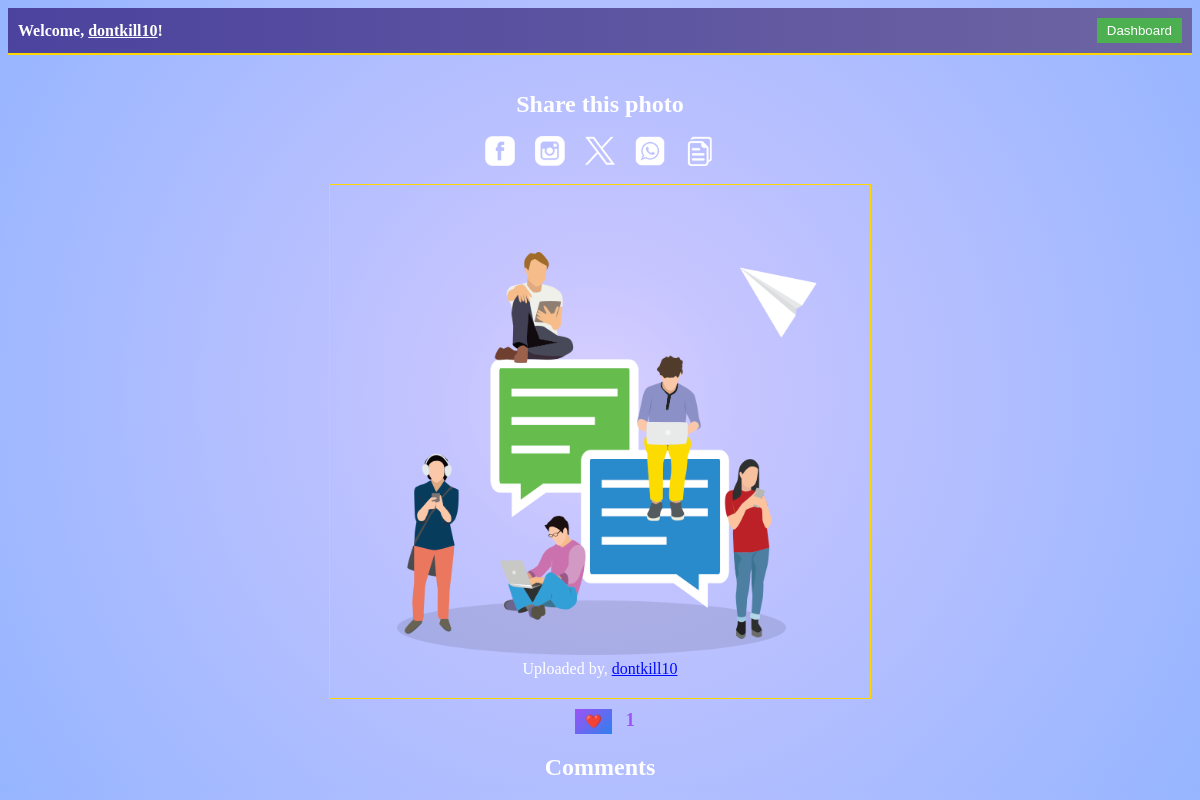
The page /photo/1 (signed in) on the database its author committed.
### main.py (models this page shows, shortened)
class User(db.Model, UserMixin):
    id = db.Column(db.Integer, primary_key=True)
    username = db.Column(db.String(80), unique=True, nullable=False)
    password = db.Column(db.String(120), nullable=False)
    email = db.Column(db.String(120), unique=True, nullable=False)
    profile_photo = db.Column(db.String(255))  # Add this line
    profile_photos = db.Column(db.String(1000))  # Store a list of filenames
    likes = db.relationship("Like", backref="user", lazy=True)
    reputation = db.Column(db.Integer, default=0)
    last_given_reputation_timestamp = db.Column(db.DateTime, default=None)
    reputation_given_count = db.Column(db.Integer, default=0)
    coins = db.Column(db.Integer, default=10)  # Initialize coins to 10
    selected_border_color = db.Column(db.String(20))  # Store the selected border color
    selected_username_color = db.Column(
        db.String(7)
    )  # Store color as a hex string (e.g., "#RRGGBB")
    selected_username_comment = db.Column(db.String(7))  # Store color for comment
    uploaded_photo_count = db.Column(db.Integer, default=0)  # Initialize with 0
    trivia_score = db.Column(
        db.Integer, default=0
    )  # Add this line to store the trivia score
    has_purchased_border_width = db.Column(db.Boolean, default=False)
    selected_border_width = db.Column(
        db.Integer, default=1
    )  # Default border width is 1px
    last_seen = db.Column(db.DateTime, default=datetime.utcnow)
    reset_token = db.Column(db.String(100), nullable=True)
    followers = db.relationship(
        "User",
        secondary="followers",
        primaryjoin="User.id==followers.c.followee_id",
        secondaryjoin="User.id==followers.c.follower_id",
        backref="following",
    )
    friends = relationship(
        "User",
        secondary="friendship",
        primaryjoin=id == Friendship.user_id,
        secondaryjoin=id == Friendship.friend_id,
    )

class Photo(db.Model):
    id = db.Column(db.Integer, primary_key=True)
    filename = db.Column(db.String(255), nullable=False)
    user_id = db.Column(db.Integer, db.ForeignKey("user.id"), nullable=False)
    user = db.relationship("User", backref=db.backref("photos", lazy=True))
    likes = db.relationship(
        "Like", backref="photo", lazy=True, cascade="all, delete-orphan"
    )
    comments = db.relationship(
        "Comment", backref="photo_ref", lazy=True, cascade="all, delete-orphan"
    )
    border_color = db.Column(
        db.String(20)
    )  # Store the border color associated with the photo
    border_width = db.Column(db.Integer)

### main.py (the view)
@app.route("/photo/<int:photo_id>")
@login_required
def view_photo(photo_id):
    photo = Photo.query.get(photo_id)
    if photo:
        comments = Comment.query.filter_by(photo_id=photo_id).all()
        return render_template("photo.html", photo=photo, comments=comments)
    else:
        flash("Photo not found.", "error")
        return redirect(url_for("dashboard"))

### main.py (called while the page is built)
@login_manager.user_loader
def load_user(user_id):
    return User.query.get(int(user_id))

@app.before_request
def update_last_seen():
    if current_user.is_authenticated:
        current_user.last_seen = datetime.now(timezone.utc)
        db.session.commit()

### templates/photo.html (shortened to what this page needs)
<!DOCTYPE html>
<html lang="en">
<head>
    <link rel="stylesheet" type="text/css" href="/static/photo.css">
    <link rel="stylesheet" href="{{ url_for('static', filename='dashboard.css') }}">
</head>
<body>
    <div class="navbar">
      <span>Welcome, <span class="username" id="user-username" data-selected-color="{{ current_user.selected_color }}" onclick="window.location.href='{{ url_for('profile') }}'">{{ current_user.username }}</span>! </span>
      <button class="dashboard-button" onclick="window.location.href='{{ url_for('dashboard') }}'">Dashboard</button>
    </div>
    <br><br>
    <center>
        <h2>Share this photo</h2><br>
   <div class="share-buttons">
        <a href="#" onclick="shareFacebook()">
            <img src="/static/social-images/facebook-icon.png" alt="Share on Facebook">
        </a>
        <a href="#" onclick="shareInstagram()">
            <img src="/static/social-images/instagram-icon.png" alt="Share on Instagram">
        </a>
        <a href="#" onclick="shareTwitter()">
            <img src="/static/social-images/twitter-icon.png" alt="Share on Twitter">
        </a>
        <a href="#" onclick="shareWhatsApp()">
            <img src="/static/social-images/whatsapp-icon.png" alt="Share on WhatsApp">
        </a>
        <a href="#" onclick="copyToClipboard()">
            <img src="/static/social-images/copy-icon.png" alt="Copy Link to Clipboard">
        </a>
    </div>
        <br>
<div class="photo-container">
    <img src="{{ url_for('static', filename='uploads/' + photo.filename) }}" alt="Photo" data-username-color="{{ photo.user.selected_username_color }}" style="{{ photo.user.selected_border_color if photo.user.selected_border_color else 'gold' }}; max-width: 500px; max-height: 500px;">
    <p>Uploaded by, <a href="{{ url_for('user_profile', username=photo.user.username) }}" class="username-color" style="color: {{ photo.user.selected_username_color if photo.user.selected_username_color else 'white' }}">{{ photo.user.username }}</a></p>
</div>
    <form method="POST" action="{{ url_for('like_photo', photo_id=photo.id) }}" id="like-form">
        <button type="submit" class="like-button" data-photo-id="{{ photo.id }}" data-liked="{{ photo.is_liked_by_current_user }}">
            {% if photo.is_liked_by_current_user %} ❤️ {% else %} ❤️ {% endif %}
        </button>
        <span class="like-count">{{ photo.likes|length }}</span>
    </form>
    <div class="comments-container">
        <h2>Comments</h2>
    </div>
        </center>
</body>
</html>

### static/photo.css (style rules this page uses)
.dashboard-button { background-color: #4caf50; color: #fff; border: none; padding: 5px 10px; cursor: pointer; }
.photo-container { text-align: center; border: 1px solid gold; padding: 20px; max-width: 500px; margin: 0 auto; }
.photo-container p { margin-top: 1px; }
.like-button { background-color: #4caf50; color: #fff; border: none; padding: 5px 10px; cursor: pointer; margin-left: 10px; margin-top: 10px; }
.comments-container { margin-top: 10px; }
.share-buttons { display: flex; gap: 20px; justify-content: center; }
.share-buttons a { text-decoration: none; display: inline-block; width: 30px; height: 30px; }
.share-buttons img { filter: brightness(1.2); border-bottom: none; max-width: 100%; height: auto; filter: invert(100%); }

### static/dashboard.css (style rules this page uses)
h1, h2, h3, p, ul, li { margin: 0; padding: 0; color: white; }
body { background: radial-gradient(circle, #d1c8ff, #96b5ff); }
.navbar { background: linear-gradient(90deg, #4b439e, #6e65a3); color: white; padding: 10px; display: flex; justify-content: space-between; align-items: center; font-weight: bold; border-bottom: 2px solid gold; text-align: right; position: relative; }
.navbar .username { cursor: pointer; text-decoration: underline; }
.like-button { background: linear-gradient(135deg, #9d52f5, #2f80ed); border: none; padding: 5px 10px; margin-right: 10px; cursor: pointer; color: white; position: relative; overflow: hidden; transition: background-color 0.3s ease, transform 0.3s ease; margin-bottom: 10px; }
.like-button::before { content: ""; position: absolute; top: 50%; left: 50%; transform: translate(-50%, -50%) scale(0); width: 100%; height: 100%; background: radial-gradient(circle, #9d52f5 10%, transparent 20%); opacity: 0.6; transition: transform 0.3s ease, opacity 0.3s ease; pointer-events: none; }
.like-count { color: #9d52f5; font-weight: bold; font-size: 18px; position: relative; z-index: 1; }

### rows shown on the page
User: username "dontkill10", user.username "dontkill10"
Photo: filename (picture)

### other values the page prints
{{ photo.likes|length }} "1"
